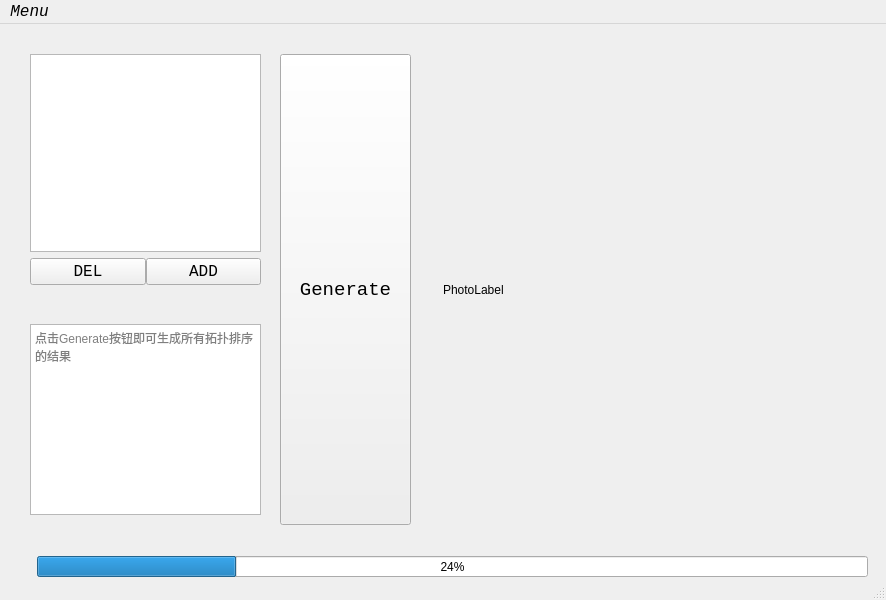
<?xml version="1.0" encoding="UTF-8"?>
<ui version="4.0">
 <class>Topological_sort_app</class>
 <widget class="QMainWindow" name="Topological_sort_app">
  <property name="enabled">
   <bool>true</bool>
  </property>
  <property name="geometry">
   <rect>
    <x>0</x>
    <y>0</y>
    <width>886</width>
    <height>600</height>
   </rect>
  </property>
  <property name="windowTitle">
   <string>Topological_sort_app</string>
  </property>
  <widget class="QWidget" name="widget">
   <widget class="QPushButton" name="generateButton">
    <property name="geometry">
     <rect>
      <x>280</x>
      <y>30</y>
      <width>131</width>
      <height>471</height>
     </rect>
    </property>
    <property name="font">
     <font>
      <family>Consolas</family>
      <pointsize>14</pointsize>
     </font>
    </property>
    <property name="text">
     <string>Generate</string>
    </property>
    <property name="shortcut">
     <string/>
    </property>
   </widget>
   <widget class="QLabel" name="label">
    <property name="geometry">
     <rect>
      <x>443</x>
      <y>35</y>
      <width>391</width>
      <height>461</height>
     </rect>
    </property>
    <property name="text">
     <string>PhotoLabel</string>
    </property>
    <property name="textFormat">
     <enum>Qt::AutoText</enum>
    </property>
   </widget>
   <widget class="QProgressBar" name="progressBar">
    <property name="geometry">
     <rect>
      <x>37</x>
      <y>532</y>
      <width>831</width>
      <height>21</height>
     </rect>
    </property>
    <property name="value">
     <number>24</number>
    </property>
   </widget>
   <widget class="QWidget" name="verticalLayoutWidget">
    <property name="geometry">
     <rect>
      <x>30</x>
      <y>30</y>
      <width>231</width>
      <height>231</height>
     </rect>
    </property>
    <layout class="QVBoxLayout" name="verticalLayout">
     <item>
      <widget class="QListWidget" name="inputList"/>
     </item>
     <item>
      <layout class="QHBoxLayout" name="optionBox" stretch="0,0">
       <property name="spacing">
        <number>0</number>
       </property>
       <property name="sizeConstraint">
        <enum>QLayout::SetDefaultConstraint</enum>
       </property>
       <property name="topMargin">
        <number>0</number>
       </property>
       <item>
        <widget class="QPushButton" name="delButton">
         <property name="baseSize">
          <size>
           <width>0</width>
           <height>0</height>
          </size>
         </property>
         <property name="font">
          <font>
           <family>Consolas</family>
           <pointsize>12</pointsize>
          </font>
         </property>
         <property name="text">
          <string>DEL</string>
         </property>
         <property name="icon">
          <iconset>
           <normaloff>D:/Downloads/delete.png</normaloff>D:/Downloads/delete.png</iconset>
         </property>
         <property name="shortcut">
          <string>Ctrl+D</string>
         </property>
        </widget>
       </item>
       <item>
        <widget class="QPushButton" name="addButton">
         <property name="font">
          <font>
           <family>Consolas</family>
           <pointsize>12</pointsize>
          </font>
         </property>
         <property name="text">
          <string>ADD</string>
         </property>
         <property name="icon">
          <iconset>
           <normaloff>D:/Downloads/add.png</normaloff>D:/Downloads/add.png</iconset>
         </property>
         <property name="shortcut">
          <string>Ctrl+A</string>
         </property>
        </widget>
       </item>
      </layout>
     </item>
    </layout>
   </widget>
   <widget class="QPlainTextEdit" name="plainTextEdit">
    <property name="geometry">
     <rect>
      <x>30</x>
      <y>300</y>
      <width>231</width>
      <height>191</height>
     </rect>
    </property>
    <property name="placeholderText">
     <string>点击Generate按钮即可生成所有拓扑排序的结果</string>
    </property>
   </widget>
  </widget>
  <widget class="QMenuBar" name="menubar">
   <property name="geometry">
    <rect>
     <x>0</x>
     <y>0</y>
     <width>886</width>
     <height>25</height>
    </rect>
   </property>
   <property name="font">
    <font>
     <family>Consolas</family>
     <pointsize>12</pointsize>
     <italic>true</italic>
    </font>
   </property>
   <widget class="QMenu" name="menu">
    <property name="font">
     <font>
      <family>Consolas</family>
      <pointsize>14</pointsize>
      <weight>75</weight>
      <italic>true</italic>
      <bold>true</bold>
     </font>
    </property>
    <property name="title">
     <string>Menu</string>
    </property>
    <property name="icon">
     <iconset>
      <normaloff>D:/Downloads/菜单.png</normaloff>D:/Downloads/菜单.png</iconset>
    </property>
    <property name="separatorsCollapsible">
     <bool>false</bool>
    </property>
    <property name="toolTipsVisible">
     <bool>false</bool>
    </property>
    <addaction name="actionImport"/>
    <addaction name="actionExport"/>
   </widget>
   <addaction name="menu"/>
  </widget>
  <widget class="QStatusBar" name="statusbar"/>
  <action name="actionInput">
   <property name="icon">
    <iconset>
     <normaloff>D:/Downloads/输入.png</normaloff>D:/Downloads/输入.png</iconset>
   </property>
   <property name="text">
    <string>Input</string>
   </property>
  </action>
  <action name="actionExport">
   <property name="icon">
    <iconset>
     <normaloff>D:/Downloads/导出.png</normaloff>D:/Downloads/导出.png</iconset>
   </property>
   <property name="text">
    <string>Export</string>
   </property>
  </action>
  <action name="actionImport">
   <property name="icon">
    <iconset>
     <normaloff>D:/Downloads/导入.png</normaloff>D:/Downloads/导入.png</iconset>
   </property>
   <property name="text">
    <string>Import</string>
   </property>
  </action>
 </widget>
 <resources/>
 <connections/>
</ui>
